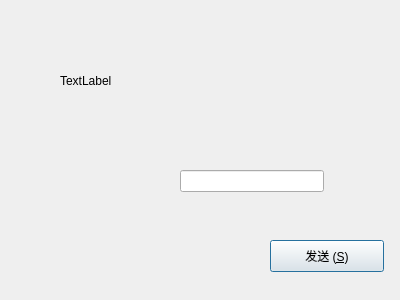
<?xml version="1.0" encoding="UTF-8"?>
<ui version="4.0">
 <class>VerificationDialog</class>
 <widget class="QDialog" name="VerificationDialog">
  <property name="geometry">
   <rect>
    <x>0</x>
    <y>0</y>
    <width>400</width>
    <height>300</height>
   </rect>
  </property>
  <property name="windowTitle">
   <string>Dialog</string>
  </property>
  <property name="modal">
   <bool>true</bool>
  </property>
  <widget class="QLineEdit" name="lineEdit">
   <property name="geometry">
    <rect>
     <x>180</x>
     <y>170</y>
     <width>144</width>
     <height>22</height>
    </rect>
   </property>
   <property name="text">
    <string/>
   </property>
   <property name="maxLength">
    <number>4</number>
   </property>
  </widget>
  <widget class="QPushButton" name="pushButton">
   <property name="geometry">
    <rect>
     <x>270</x>
     <y>240</y>
     <width>114</width>
     <height>32</height>
    </rect>
   </property>
   <property name="text">
    <string>发送 (&amp;S)</string>
   </property>
  </widget>
  <widget class="QWidget" name="verticalLayoutWidget">
   <property name="geometry">
    <rect>
     <x>60</x>
     <y>20</y>
     <width>301</width>
     <height>121</height>
    </rect>
   </property>
   <layout class="QVBoxLayout" name="verticalLayout">
    <item>
     <widget class="QLabel" name="label">
      <property name="text">
       <string>TextLabel</string>
      </property>
      <property name="wordWrap">
       <bool>false</bool>
      </property>
     </widget>
    </item>
   </layout>
  </widget>
 </widget>
 <resources/>
 <connections>
  <connection>
   <sender>pushButton</sender>
   <signal>pressed()</signal>
   <receiver>VerificationDialog</receiver>
   <slot>accept()</slot>
   <hints>
    <hint type="sourcelabel">
     <x>326</x>
     <y>255</y>
    </hint>
    <hint type="destinationlabel">
     <x>199</x>
     <y>149</y>
    </hint>
   </hints>
  </connection>
 </connections>
</ui>
